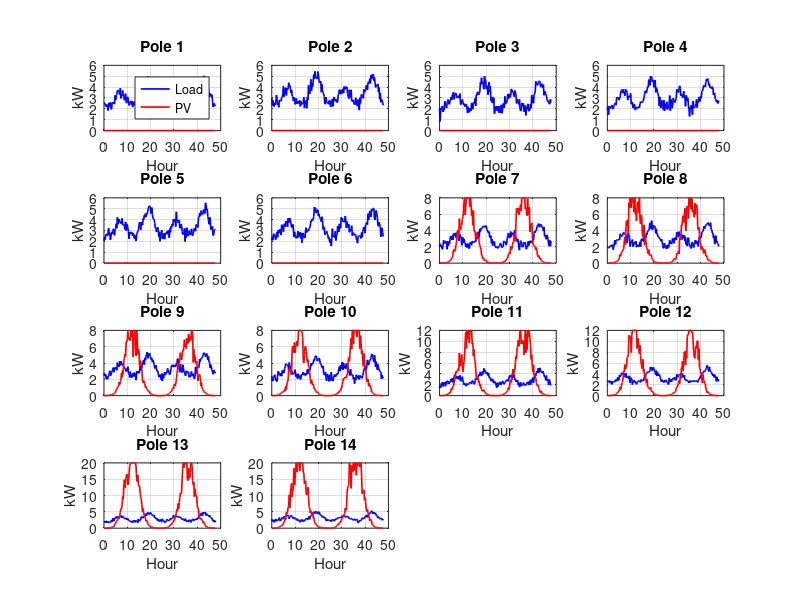

Here is the MATLAB script that generated this plot: (Note: this script raises an error after producing the figure.)
%% =========================================================
% TWO-LAYER CONSTANT-HORIZON MPC ENERGY MANAGEMENT SYSTEM
% 48h simulation, 24h rolling optimization horizon
% UPPER LAYER: tariff optimization
% LOWER LAYER: pole-wise MPC with battery + curtailment
%% =========================================================
clc; clear; close all;
rng(40);

%% =========================================================
%% BASIC SETTINGS
%% =========================================================
dt  = 0.25;               % 15 min
Nday = 96;                % 24h horizon
Nsim = 192;               % 48h data (needed for rolling)

Npoles = 14;
t = (0:Nsim-1)*dt;

%% =========================================================
%% LOAD GENERATION (48h)
%% =========================================================
Load = zeros(Npoles,Nsim);

for i=1:Npoles
    base = 2 + 0.5*rand;
    morning = 1.5*exp(-((mod(t,24)-7).^2)/8);
    evening = 2.5*exp(-((mod(t,24)-19).^2)/10);
    Load(i,:) = base + morning + evening + 0.3*randn(1,Nsim);
end

%% =========================================================
%% PV GENERATION (48h)
%% =========================================================
cap = [zeros(1,6) 8 8 8 8 12 12 20 20];
PV = zeros(Npoles,Nsim);

env = exp(-((mod(t,24)-12).^2)/18);
env = env/max(env);

for i=1:Npoles
    if cap(i)==0, continue; end
    slow = 1 + 0.35*movmean(randn(1,Nsim),6);
    fast = 1 + 0.15*randn(1,Nsim);
    pv = cap(i)*env.*slow.*fast;
    PV(i,:) = max(0,min(cap(i),pv));
end

Load_tot = sum(Load);
PV_tot   = sum(PV);

%% =========================================================
%% POLE-WISE LOAD & PV PROFILES
%% =========================================================
time = (0:length(Load(1,:))-1)*dt;

figure('Name','Pole-wise Load & PV Profiles','Position',[100 50 1200 900])
for p = 1:Npoles
    subplot(4,4,p)
    plot(time, Load(p,:), 'b','LineWidth',1.2); hold on
    plot(time, PV(p,:),   'r','LineWidth',1.2);
    title(['Pole ' num2str(p)])
    xlabel('Hour'); ylabel('kW'); grid on
    if p==1
        legend('Load','PV')
    end
end
sgtitle('Individual Pole Load and Solar Profiles')

%% =========================================================
%% BATTERY
%% =========================================================
Ebat = 50;
Pbat_max = 20;
SOCmin = 0.2*Ebat;
SOCmax = 0.8*Ebat;
SOC0   = 0.5*Ebat;

%% =========================================================
%% GRID + COSTS
%% =========================================================
Pgrid_max = 50;

c_deg  = 2;   % battery degradation
c_curt = 1;   % curtailment penalty

%% =========================================================
%% UPPER LAYER SETTINGS
%% =========================================================
V_ref = 1.0;                   % per unit reference voltage
k_voltage = 50;                % sensitivity for export tariff
Texp_base = 20;                % base export price
Timp_base = 30;                % base import price
delta = 0.2;                    % max deviation from base import

% Simulate voltages at each pole (random for demo)
V_poles = 0.95 + 0.1*rand(Npoles,Nsim);

%% =========================================================
%% RESULT STORAGE
%% =========================================================
%% =========================================================
%% RESULT STORAGE
%% =========================================================
Pimp=zeros(Nday,1);
Pexp=zeros(Nday,1);
Pbat=zeros(Nday,1);
Curt=zeros(Nday,1);
SOC =zeros(Nday,1);

% ===== NEW: pole-wise storage =====
Pexp_pole = zeros(Npoles,Nday);
Curt_pole = zeros(Npoles,Nday);
Texp_pole = zeros(Npoles,Nday);

SOC_now = SOC0;
total_cost = 0;

options = optimoptions('linprog','Display','none');





Timp_prev = Timp_base;   % initialize previous tariff






%% =========================================================
%% TRUE CONSTANT HORIZON MPC WITH UPPER LAYER + POLE-WISE
%% =========================================================
for k=1:Nday
    
    Nh = Nday;               % <<< CONSTANT horizon
    idx_start = k;
    idx_end   = k+Nh-1;
    
    %% =============================
    %% UPPER LAYER: Tariff Optimization (simple QP)
    %% =============================
    % Decision variables: [Timp, Texp_1..Npoles, phi (battery adder)]
    % Cost: minimize deviation from utility + smooth + minimal phi
    H = eye(1+Npoles+1); % quadratic weights: [Timp, Texp_1..Npoles, phi]
    H = H*1e-3;          % small regularization
    f = [0; zeros(Npoles,1); 1]; % penalize phi
    
    % Bounds
    lb = [(1-delta)*Timp_base; zeros(Npoles,1); 0];
    ub = [(1+delta)*Timp_base; 2*Texp_base*ones(Npoles,1); 5];
    
    % Voltage-based export pricing
    Texp_voltage = Texp_base + k_voltage*(V_ref - V_poles(:,idx_start));
    
    % Solve simple quadratic: minimize phi while keeping Texp near voltage-based
    % Here we just compute as weighted average
    
    % phi = 1; % for demo
    % T_imp = Timp_base + phi;
    % T_exp = Texp_voltage + phi; % pole-wise
    
    
    
    
    
    
    %% =============================
    %% UPPER LAYER: LP TARIFF OPTIMIZATION (CORRECT)
    %% =============================
    % without smooth
    % w1 = 1;     % deviation penalty
    % w3 = 0.2;   % phi penalty
    
    % % decision: [Timp, phi, s]
    % f_up = [0; w3; w1];
    
    % % bounds
    % lb_up = [(1-delta)*Timp_base; 0; 0];
    % ub_up = [(1+delta)*Timp_base; 5; inf];
    
    % % |Timp - Tbase| <= s
    % A_up = [
    %     1  0  -1;
    %     -1  0  -1
    %     ];
    
    % b_up = [
    %     Timp_base;
    %     -Timp_base
    %     ];
    
    % x_up = linprog(f_up,A_up,b_up,[],[],lb_up,ub_up,options);
    
    % T_imp = x_up(1);
    % phi   = x_up(2);
    
    % % voltage-based export pricing
    % Texp_voltage = Texp_base + k_voltage*(V_ref - V_poles(:,idx_start));
    
    % T_exp = Texp_voltage + phi;
    
    
    
    
    
    
    %% =============================
    %% UPPER LAYER: LP TARIFF OPTIMIZATION (SMOOTH)
    %% =============================
    
    w1 = 1;      % deviation from base
    w2 = 3;      % smoothness weight (bigger = smoother)
    w3 = 0.2;    % phi penalty
    
    % decision = [Timp, phi, s1, s2]
    f_up = [0; w3; w1; w2];
    
    lb_up = [(1-delta)*Timp_base; 0; 0; 0];
    ub_up = [(1+delta)*Timp_base; 5; inf; inf];
    
    % inequalities
    A_up = [
        1  0  -1   0;   % Timp - Tbase <= s1
        -1  0  -1   0;
        
        1  0   0  -1;   % Timp - Tprev <= s2
        -1  0   0  -1
        ];
    
    b_up = [
        Timp_base;
        -Timp_base;
        
        Timp_prev;
        -Timp_prev
        ];
    
    x_up = linprog(f_up,A_up,b_up,[],[],lb_up,ub_up,options);
    
    T_imp = x_up(1);
    phi   = x_up(2);
    
    % store for next step smoothing
    Timp_prev = T_imp;
    
    % voltage-based export tariff
    Texp_voltage = Texp_base + k_voltage*(V_ref - V_poles(:,idx_start));
    T_exp = Texp_voltage + phi;
    
    
    
    
    
    
    %% =============================
    %% LOWER LAYER MPC (pole-wise)
    %% =============================
    nv_per = 1 + Npoles + 2 + Npoles + 1; % [Pimp, Pexp_1..Npoles, Pch,Pdis,Curt_1..Npoles,SOC]
    nvar = Nh*nv_per;
    
    %% COST VECTOR
    f_mpc=zeros(nvar,1);
    for i=1:Nh
        idx=(i-1)*nv_per;
        f_mpc(idx+1)=T_imp*dt;                   % import
        f_mpc(idx+2:idx+1+Npoles)=-dt*T_exp;     % export revenue
        f_mpc(idx+2+Npoles)=c_deg*dt;            % Pch degradation
        f_mpc(idx+3+Npoles)=c_deg*dt;            % Pdis degradation
        f_mpc(idx+4+Npoles:idx+3+2*Npoles)=c_curt*dt; % Curtailment
    end
    
    
    %% BOUNDS
    lb=zeros(nvar,1); ub=inf(nvar,1);
    for i=1:Nh
        idx=(i-1)*nv_per;
        % Pimp
        ub(idx+1)=Pgrid_max;
        % Pexp
        ub(idx+2:idx+1+Npoles)=PV(:,idx_start+i-1);
        % Pch,Pdis
        ub(idx+2+Npoles)=Pbat_max;
        ub(idx+3+Npoles)=Pbat_max;
        % Curtailment
        ub(idx+4+Npoles:idx+3+2*Npoles)=PV(:,idx_start+i-1);
        % SOC
        lb(idx+4+2*Npoles)=SOCmin;
        ub(idx+4+2*Npoles)=SOCmax;
    end
    
    %% EQUALITY CONSTRAINTS
    Aeq=[]; beq=[];
    
    % Power balance
    for i=1:Nh
        row=zeros(1,nvar);
        idx=(i-1)*nv_per;
        row(idx+1)=1; % Pimp
        row(idx+2:idx+1+Npoles)=-1; % Pexp
        row(idx+2+Npoles)=1;  % Pch
        row(idx+3+Npoles)=-1; % Pdis
        row(idx+4+Npoles:idx+3+2*Npoles)=-1; % Curtailment
        beq_i = sum(Load(:,idx_start+i-1)) - sum(PV(:,idx_start+i-1));
        Aeq=[Aeq;row]; beq=[beq; beq_i];
    end
    
    % SOC dynamics
    for i=1:Nh-1
        row=zeros(1,nvar);
        idx=(i-1)*nv_per; idx2=i*nv_per;
        row(idx+4+2*Npoles)=1;          % SOC(h)
        row(idx+2+Npoles)=-dt;          % Pch
        row(idx+3+Npoles)= dt;          % Pdis
        row(idx2+4+2*Npoles)=-1;        % SOC(h+1)
        Aeq=[Aeq;row]; beq=[beq;0];
    end
    
    % Initial SOC measured
    row=zeros(1,nvar);
    row(4+2*Npoles)=1;
    Aeq=[Aeq;row]; beq=[beq;SOC_now];
    
    %% INEQUALITY: Grid limit
    A=[]; b=[];
    for i=1:Nh
        idx=(i-1)*nv_per;
        row1=zeros(1,nvar); row1(idx+1)=1; row1(idx+2:idx+1+Npoles)=-1;
        row2=zeros(1,nvar); row2(idx+1)=-1; row2(idx+2:idx+1+Npoles)=1;
        A=[A;row1;row2];
        b=[b;Pgrid_max;Pgrid_max/3];
    end
    
    %% SOLVE MPC
    x = linprog(f_mpc,A,b,Aeq,beq,lb,ub,options);
    if isempty(x)
        warning('Optimization failed at step %d', k); break
    end
    x = reshape(x,nv_per,Nh)';
    
    %% APPLY FIRST STEP
    %% APPLY FIRST STEP
    
    Pimp(k)=x(1,1);
    
    % -------- POLE EXPORTS ----------
    Pexp_pole(:,k)=x(1,2:1+Npoles)';     % store each pole
    Pexp(k)=sum(Pexp_pole(:,k));
    
    % -------- CURTAILMENT ----------
    Curt_pole(:,k)=x(1,4+Npoles:3+2*Npoles)';
    Curt(k)=sum(Curt_pole(:,k));
    
    % -------- BATTERY ----------
    Pbat_k = x(1,3+Npoles)-x(1,2+Npoles);
    Pbat(k)=Pbat_k;
    
    SOC_now = SOC_now + dt*(x(1,3+Npoles)-x(1,2+Npoles));
    SOC(k)=SOC_now;
    
    % -------- TARIFF ----------
    Texp_pole(:,k)=T_exp;
    
    total_cost = total_cost + f_mpc(1:nv_per)'*x(1,:)';
    
end

SOC_pct = 100*SOC/Ebat;
disp(['Total daily cost (TRUE MPC) = ',num2str(total_cost)])

%% =========================================================
%% PLOTS
%% =========================================================
figure

time_plot = time(1:Nday);  % trim time to first 24h
subplot(5,1,1)
plot(time_plot, Load_tot(1:Nday), 'k', time_plot, PV_tot(1:Nday), 'g', 'LineWidth',1.4)
legend('Load','PV')
title('Load & PV')
grid on


subplot(5,1,2)
plot(Pimp,'b'); hold on; plot(Pexp,'r')
yline(Pgrid_max,'--k')
title('Grid Power'); grid on

subplot(5,1,3)
plot(Pbat); yline(0)
title('Battery Power'); grid on

subplot(5,1,4)
plot(SOC_pct); ylim([0 100])
title('SOC (%)'); grid on

subplot(5,1,5)
plot(Curt)
title('Curtailment'); grid on
xlabel('Step')

%% =========================================================
%% PERFORMANCE METRICS
%% =========================================================
Pgrid = Pimp - Pexp;

E_import = sum(Pimp)*dt;
E_export = sum(Pexp)*dt;
E_curt   = sum(Curt)*dt;
E_pv     = sum(PV_tot(1:length(Pimp)))*dt;

E_bat_throughput = sum(abs(Pbat))*dt;

P_peak = max(abs(Pgrid));
P_rms  = rms(Pgrid);

PV_utilization = 1 - E_curt/E_pv;

SOC_var = var(SOC_pct);

fprintf('\n============= PERFORMANCE METRICS =============\n');
fprintf('Total cost             = %.2f LKR\n', total_cost);
fprintf('Import energy          = %.2f kWh\n', E_import);
fprintf('Export energy          = %.2f kWh\n', E_export);
fprintf('Curtailment energy     = %.2f kWh\n', E_curt);
fprintf('PV utilization         = %.2f %%\n', 100*PV_utilization);
fprintf('Battery throughput     = %.2f kWh\n', E_bat_throughput);
fprintf('Peak grid power        = %.2f kW\n', P_peak);
fprintf('RMS grid power         = %.2f kW\n', P_rms);
fprintf('SOC variance           = %.2f\n', SOC_var);
fprintf('===============================================\n');



%% =========================================================
%% POLE-WISE CURTAILMENT
%% =========================================================
figure('Name','Pole-wise Curtailment','Position',[100 50 1200 900])
for p = 1:Npoles
    subplot(4,4,p)
    % Assuming we stored Curt_pole during MPC (NxNpoles)
    if exist('Curt_pole','var')
        plot(time_plot, Curt_pole(p,1:Nday),'r','LineWidth',1.2);
    else
        plot(time_plot, zeros(1,Nday),'r','LineWidth',1.2); % placeholder
    end
    title(['Pole ' num2str(p)])
    xlabel('Hour'); ylabel('kW'); grid on
end
sgtitle('Pole-wise Curtailment')

%% =========================================================
%% POLE-WISE EXPORT POWER
%% =========================================================
figure('Name','Pole-wise Export Power','Position',[100 50 1200 900])
for p = 1:Npoles
    subplot(4,4,p)
    if exist('Pexp_pole','var')
        plot(time_plot, Pexp_pole(p,1:Nday),'b','LineWidth',1.2);
    else
        plot(time_plot, zeros(1,Nday),'b','LineWidth',1.2); % placeholder
    end
    title(['Pole ' num2str(p)])
    xlabel('Hour'); ylabel('kW'); grid on
end
sgtitle('Pole-wise Export Power')

%% =========================================================
%% POLE-WISE EXPORT TARIFFS
%% =========================================================
figure('Name','Pole-wise Export Tariff','Position',[100 50 1200 900])
for p = 1:Npoles
    subplot(4,4,p)
    if exist('Texp_pole','var')
        plot(time_plot, Texp_pole(p,1:Nday),'m','LineWidth',1.2);
    else
        plot(time_plot, Texp_voltage(p)*ones(1,Nday),'m','LineWidth',1.2); % default voltage-based
    end
    title(['Pole ' num2str(p)])
    xlabel('Hour'); ylabel('LKR/kWh'); grid on
end
sgtitle('Pole-wise Export Tariffs')


%% =========================================================
%% POLE-WISE VOLTAGE PROFILES
%% =========================================================
time_plot = (0:Nday-1)*dt;

figure('Name','Pole-wise Voltage Profiles','Position',[100 50 1200 900])

for p = 1:Npoles
    subplot(4,4,p)
    plot(time_plot, V_poles(p,1:Nday),'LineWidth',1.3)
    yline(V_ref,'--')    % reference line
    
    title(['Pole ' num2str(p)])
    xlabel('Hour')
    ylabel('p.u.')
    ylim([0.9 1.05])     % zoom for clarity
    grid on
end

sgtitle('Pole-wise Voltage (per-unit)')


%% =========================================================
%% VOLTAGE vs TARIFF (comparison)
%% =========================================================
figure('Name','Voltage vs Tariff (Pole 1 example)')

yyaxis left
plot(time_plot,V_poles(1,1:Nday),'LineWidth',1.4)
ylabel('Voltage (p.u.)')

yyaxis right
plot(time_plot,Texp_pole(1,:),'LineWidth',1.4)
ylabel('Export Tariff (LKR/kWh)')

xlabel('Hour')
title('Voltage–Tariff Relationship (Pole 1)')
grid on
